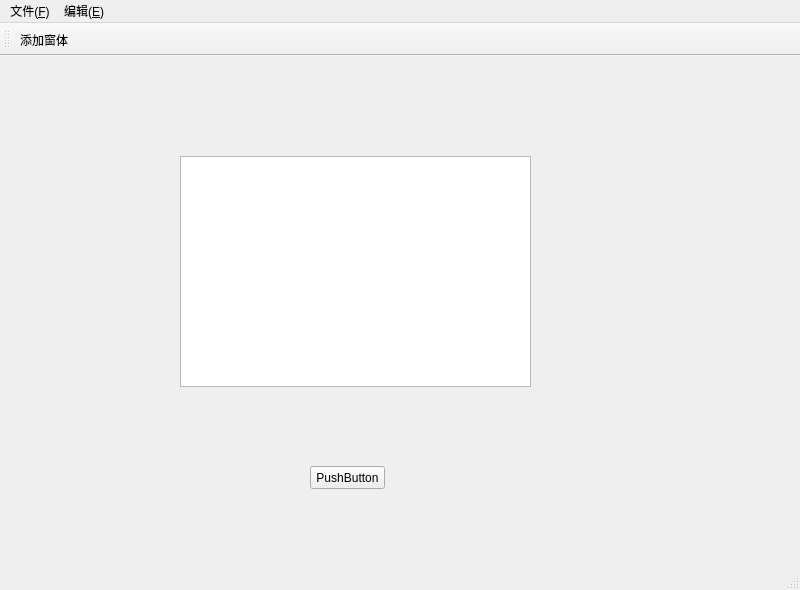
<?xml version="1.0" encoding="UTF-8"?>
<ui version="4.0">
 <class>MainWindow</class>
 <widget class="QMainWindow" name="MainWindow">
  <property name="geometry">
   <rect>
    <x>0</x>
    <y>0</y>
    <width>800</width>
    <height>590</height>
   </rect>
  </property>
  <property name="windowTitle">
   <string>MainWindow</string>
  </property>
  <widget class="QWidget" name="centralwidget">
   <widget class="QTextEdit" name="textEdit">
    <property name="geometry">
     <rect>
      <x>180</x>
      <y>100</y>
      <width>351</width>
      <height>231</height>
     </rect>
    </property>
   </widget>
   <widget class="QPushButton" name="pushButton">
    <property name="geometry">
     <rect>
      <x>310</x>
      <y>410</y>
      <width>75</width>
      <height>23</height>
     </rect>
    </property>
    <property name="text">
     <string>PushButton</string>
    </property>
   </widget>
  </widget>
  <widget class="QMenuBar" name="menubar">
   <property name="geometry">
    <rect>
     <x>0</x>
     <y>0</y>
     <width>800</width>
     <height>23</height>
    </rect>
   </property>
   <widget class="QMenu" name="menu_F">
    <property name="title">
     <string>文件(&amp;F)</string>
    </property>
    <addaction name="actionfileOpen"/>
    <addaction name="actionfileNew"/>
    <addaction name="actionfileClose"/>
   </widget>
   <widget class="QMenu" name="menu_E">
    <property name="title">
     <string>编辑(&amp;E)</string>
    </property>
   </widget>
   <addaction name="menu_F"/>
   <addaction name="menu_E"/>
  </widget>
  <widget class="QStatusBar" name="statusbar"/>
  <widget class="QToolBar" name="toolBar">
   <property name="windowTitle">
    <string>toolBar</string>
   </property>
   <attribute name="toolBarArea">
    <enum>TopToolBarArea</enum>
   </attribute>
   <attribute name="toolBarBreak">
    <bool>false</bool>
   </attribute>
   <addaction name="addWinAction"/>
  </widget>
  <action name="actionfileOpen">
   <property name="text">
    <string>打开</string>
   </property>
   <property name="toolTip">
    <string>打开</string>
   </property>
   <property name="shortcut">
    <string>Alt+S</string>
   </property>
  </action>
  <action name="actionfileNew">
   <property name="text">
    <string>新建</string>
   </property>
   <property name="toolTip">
    <string>新建</string>
   </property>
   <property name="shortcut">
    <string>Alt+N</string>
   </property>
  </action>
  <action name="actionfileClose">
   <property name="text">
    <string>关闭</string>
   </property>
   <property name="toolTip">
    <string>关闭</string>
   </property>
   <property name="shortcut">
    <string>Alt+C</string>
   </property>
  </action>
  <action name="addWinAction">
   <property name="text">
    <string>添加窗体</string>
   </property>
   <property name="toolTip">
    <string>添加窗体</string>
   </property>
  </action>
 </widget>
 <resources/>
 <connections/>
</ui>
